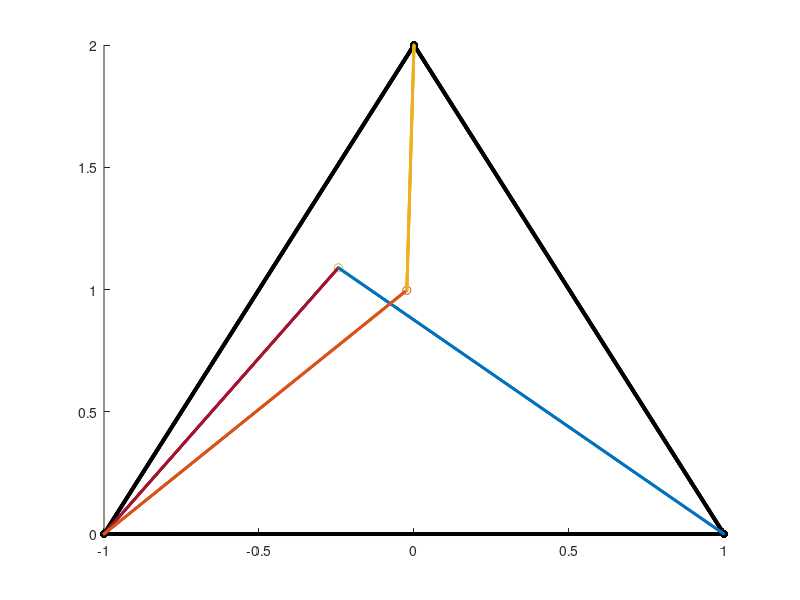

Write MATLAB code to recreate this figure. (Note: this script raises an error after producing the figure.)
clear all; close all;
%% Initialization
A = [1,-1,0;0,0,2];
%%% 1) random initialization choice (remove comment to enable)
% x1 = randn(2, 1);
% x2 = randn(2, 1);
%%% 2) random initialization choice inside the conv-hull (remove comment to
%%% enable)
% lambda1 = rand(3,1);
% x1 = A * lambda1 / sum(lambda1);
% lambda2 = rand(3,1);
% x2 = A * lambda2 / sum(lambda2);
%%% 3) special initialization choice (add comment to disable)
lambda1 = rand(3,1);
x1 = A * lambda1 / sum(lambda1);
lambda2 = rand(3,1);
x2 = [x1, A(:,2:3)] * lambda2 / sum(lambda2);
%% Plot the figure
scatter(A(1,:),A(2,:), 'k', 'filled');
hold on;
scatter(x1(1), x1(2), 'r*');
scatter(x2(1), x2(2), 'b*');
scatter(linspace(-1,1,1000),zeros(1,1000),5,'k');
scatter(linspace(-1,0,1000),2+2*linspace(-1,0,1000),5,'k');
scatter(linspace(0,1,1000),2-2*linspace(0,1,1000),5,'k');
scatter(linspace(-1,x2(1),1000), ...
    x2(2)/(x2(1)+1)*(linspace(-1,x2(1),1000)+1),2,'m*');
scatter(linspace(x2(1),1,1000), ...
    x2(2)/(x2(1)-1)*(linspace(x2(1),1,1000)-1),2,'m*');
scatter(linspace(-1,x1(1),1000), ...
    x1(2)/(x1(1)+1)*(linspace(-1,x1(1),1000)+1),2,'m*');
scatter(linspace(0,x1(1),1000), ...
    (x1(2)-2)/x1(1)*(linspace(0,x1(1),1000))+2,2,'m*');
%% data generation
d11 = norm(x1-A(:,1));
d12 = norm(x1-A(:,2));
d22 = norm(x2-A(:,2));
d23 = norm(x2-A(:,3));
d12h = norm(x1-x2);
%% SDP
a1 = A(:,1);
a2 = A(:,2);
a3 = A(:,3);
cvx_begin
variable Z(4,4) semidefinite
minimize(0)
subject to
Z(1:2,1:2) == eye(2, 2);
%%% constraint formulation 1
% [a1;-1;0]' * Z * [a1;-1;0] == d11ˆ2;
% [a2;-1;0]' * Z * [a2;-1;0] == d12ˆ2;
% [a2;0;-1]' * Z * [a2;0;-1] == d22ˆ2;
% [a3;0;-1]' * Z * [a3;0;-1] == d23ˆ2;
% [0;0;1;-1]' * Z * [0;0;1;-1] == d12hˆ2;
%%% constraint formulation 2
sum(sum(([a1;-1;0]*[a1;-1;0]').* Z)) == d11^2;
sum(sum(([a2;-1;0]*[a2;-1;0]').* Z)) == d12^2;
sum(sum(([a2;0;-1]*[a2;0;-1]').* Z)) == d22^2;
sum(sum(([a3;0;-1]*[a3;0;-1]').* Z)) == d23^2;
sum(sum(([0;0;1;-1]*[0;0;1;-1]').* Z)) == d12h^2;
cvx_end
z1 = Z(1:2,3);
z2 = Z(1:2,4);
fprintf('x1 error = %3.4e\n', norm(z1-x1));
fprintf('x2 error = %3.4e\n', norm(z2-x2));
scatter(z1(1), z1(2), 'ro', 'filled');
scatter(z2(1), z2(2), 'bo', 'filled');
title('red *: x1; blue *: x2; red o: x1-num; blue o: x2-num');
hold off